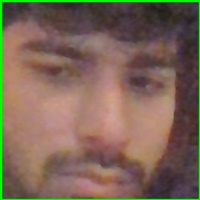
#> input picture database/1.1.jpg, 200 x 200 px; its folder holds only this picture in this run
$ python -i app.py   (imports and definitions only)
#> lines starting #> are read from the running program, lines starting #| are printed output that depends on the picture; after the words box and inside, x2 and y2 are one past the last pixel; in counts of white or black regions, pixels touching at a corner belong together
from flask import Flask, render_template, request, redirect, url_for, session, jsonify
import cv2
import os
import sqlite3
import numpy as np
from os import listdir
from os.path import isfile, join
import hashlib

# [1 line not run here, left out]

# [3 lines that did not run here, left out]

# [1 line that did not run here, left out]
# [89 lines left out: functions init_db, register, login, logout, not called in this run]


# Define paths
face_database_path = 'database'
face_cascade_path = os.path.join(cv2.data.haarcascades, 'haarcascade_frontalface_default.xml')

# Load Haar cascade classifier
face_classifier = cv2.CascadeClassifier(face_cascade_path)

# List of face image files in the database
files_in_faceDB = [f for f in os.listdir(face_database_path) if f.endswith('.jpg')]


# [16 lines left out: function train_data_classifier, not called in this run]

def face_extractor(img):
    gray = cv2.cvtColor(img, cv2.COLOR_BGR2GRAY)
    faces = face_classifier.detectMultiScale(gray, 1.3, 5)

    if len(faces) == 0:
        return None

    for (x, y, w, h) in faces:
        cv2.rectangle(img, (x, y), (x + w, y + h), (0, 255, 0), 2)
        cropped_face = img[y:y + h, x:x + w]
        cropped_face = cv2.resize(cropped_face, (200, 200))
    return cropped_face

# [72 lines left out: functions face_detector, recognize_face, not called in this run]

# [3 lines that did not run here, left out]

# [50 lines that did not run here, left out]


# [4 lines that did not run here, left out]

# [3 lines not run here, left out]

>>> import cv2
>>> picture = cv2.imread('database/1.1.jpg')
#> picture is the input picture: shape (200, 200, 3); mean B, G, R 86.1, 101.7, 123.8
>>> result = face_extractor(picture)
#> in face_extractor, `gray = cv2.cvtColor(img, cv2.COLOR_BGR2GRAY)`:
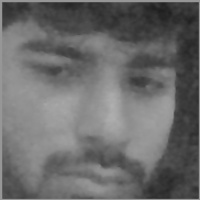
#> gray: shape (200, 200); min 31, max 175, mean 106.5
#> in face_extractor, `faces = face_classifier.detectMultiScale(gray, 1.3, 5)`: faces = ()

$ run again, on database/1.100.jpg
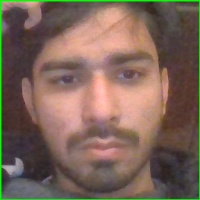
#> input picture database/1.100.jpg, 200 x 200 px
#> picture is the input picture: shape (200, 200, 3); mean B, G, R 89, 101.6, 124.2
#> in face_extractor, `gray = cv2.cvtColor(img, cv2.COLOR_BGR2GRAY)`:
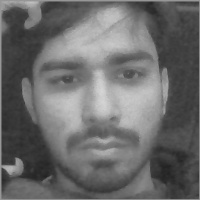
#> gray: shape (200, 200); min 33, max 214, mean 106.9
#> faces = [[22, 19, 157, 157]]
#> the loop in face_extractor, `for (x, y, w, h) in faces:` made 1 pass
#> after the loop in face_extractor, `for (x, y, w, h) in faces:`:
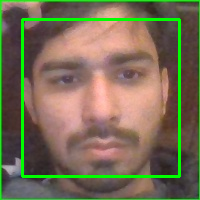
#> img: shape (200, 200, 3); 4.7% of pixels changed, all inside (x1, y1, x2, y2) = (21, 18, 181, 178)
